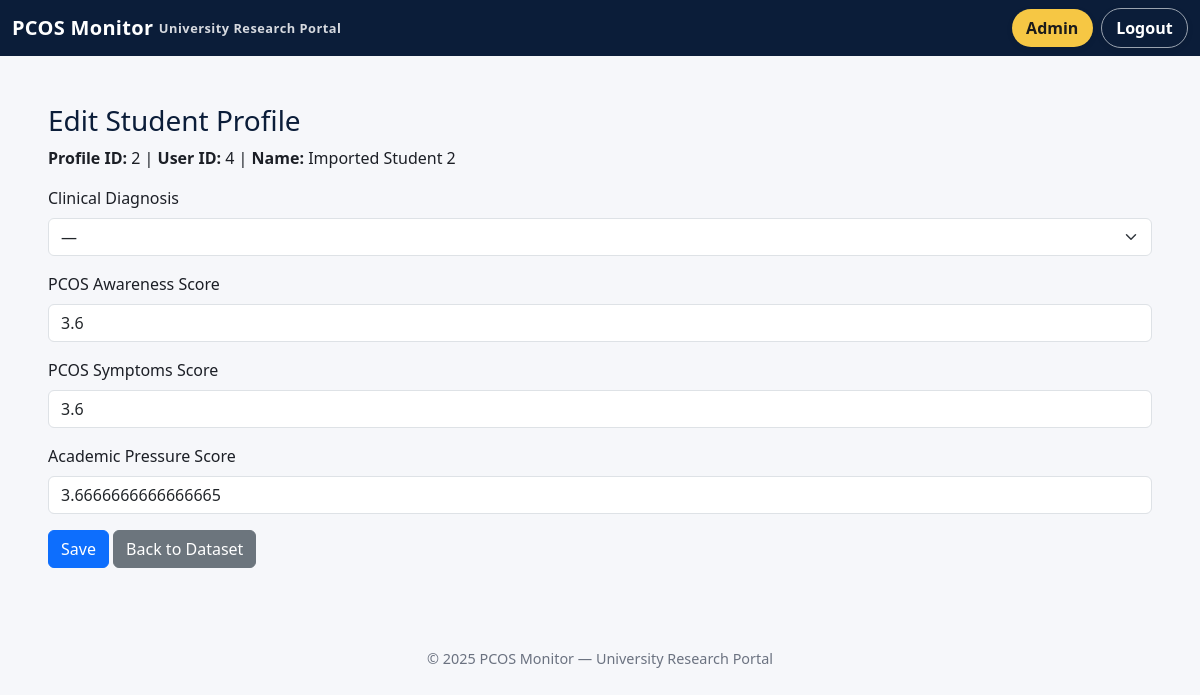
Screenshot of /admin/profile/2/edit (signed in) with the database file from the repository.
### app/models.py (models this page shows)
class StudentProfile(db.Model):
    __tablename__ = "student_profiles"
    id = db.Column(db.Integer, primary_key=True)
    user_id = db.Column(db.Integer, db.ForeignKey("users.id"), nullable=False)
    name = db.Column(db.String(120))
    age = db.Column(db.Integer)
    degree_program = db.Column(db.String(120))
    consent = db.Column(db.Boolean, default=False)
    user = db.relationship("User", back_populates="profile")
    academic_records = db.relationship("AcademicRecord", back_populates="profile", cascade="all, delete-orphan")
    survey_responses = db.relationship("SurveyResponse", back_populates="profile", cascade="all, delete-orphan")
    clinical_diagnosis = db.Column(db.String(50))
    pcos_awareness_score = db.Column(db.Float)
    pcos_symptoms_score = db.Column(db.Float)
    academic_pressure_score = db.Column(db.Float)
    awareness_1 = db.Column(db.Integer)  # Familiar with PCOS
    awareness_2 = db.Column(db.Integer)  # Know symptom: Irregular periods
    awareness_3 = db.Column(db.Integer)  # Know symptom: Acne
    awareness_4 = db.Column(db.Integer)  # Know symptom: Weight fluctuations
    awareness_5 = db.Column(db.Integer)  # Know symptom: Excessive hair growth
    awareness_6 = db.Column(db.Integer)  # PCOS affects physical & mental health
    awareness_7 = db.Column(db.Integer)  # Aware of treatments/management
    awareness_8 = db.Column(db.Integer)  # PCOS can affect academic performance
    academic_1 = db.Column(db.Integer)  # Feel academic pressure from workloads
    academic_2 = db.Column(db.Integer)  # Academic environment stress affects health
    academic_3 = db.Column(db.Integer)  # Academic performance influenced by health
    symptoms_1 = db.Column(db.Integer)  # Experience symptoms affecting academic work
    symptoms_2 = db.Column(db.Integer)  # Feel anxious about health affecting studies
    symptoms_3 = db.Column(db.Integer)  # Miss deadlines/classes due to health
    symptoms_4 = db.Column(db.Integer)  # Feel unsupported balancing health & academics
    symptoms_5 = db.Column(db.Integer)  # Fatigue/sleep affects concentration
    symptoms_6 = db.Column(db.Integer)  # Professors understanding when health affects performance
    fatigue_sleep_item = db.Column(db.Integer)  # Fatigue/irregular sleep patterns

### app/admin.py (the view)
@admin_bp.route("/profile/<int:profile_id>/edit", methods=["GET"])
@login_required
def edit_profile(profile_id):
    if not current_user.is_admin:
        return "Access denied", 403
    from .models import StudentProfile
    profile = StudentProfile.query.get_or_404(profile_id)
    return render_template("admin_edit_profile.html", profile=profile)

### app/main.py (called while the page is built)
def require_baseline():
    if request.endpoint in ["main.index", "main.profile_setup"]:
        return
    if current_user.is_authenticated and not current_user.is_admin:
        profile = current_user.profile
        if profile and profile.awareness_1 is None:
            return redirect(url_for("main.profile_setup"))

@main_bp.before_app_request
def before_request_func():
    return require_baseline()

### app/models.py (called while the page is built)
@login_manager.user_loader
def load_user(user_id):
    return User.query.get(int(user_id))

### app/templates/admin_edit_profile.html (shortened to what this page needs)
{% extends "base.html" %}
{% block content %}
<h3>Edit Student Profile</h3>
<p><strong>Profile ID:</strong> {{ profile.id }} | <strong>User ID:</strong> {{ profile.user_id }} | <strong>Name:</strong> {{ profile.name or "—" }}</p>
<form method="POST" action="{{ url_for('admin.update_profile', profile_id=profile.id) }}" class="mt-3">
  <div class="mb-3">
    <label class="form-label">Clinical Diagnosis</label>
    <select name="clinical_diagnosis" class="form-select">
      <option value="" {{ "" == (profile.clinical_diagnosis or "") and "selected" or "" }}>—</option>
    </select>
  </div>
  <div class="mb-3">
    <label class="form-label">PCOS Awareness Score</label>
    <input type="number" step="0.01" name="pcos_awareness_score" class="form-control"
           value="{{ profile.pcos_awareness_score if profile.pcos_awareness_score is not none }}">
  </div>
  <div class="mb-3">
    <label class="form-label">PCOS Symptoms Score</label>
    <input type="number" step="0.01" name="pcos_symptoms_score" class="form-control"
           value="{{ profile.pcos_symptoms_score if profile.pcos_symptoms_score is not none }}">
  </div>
  <div class="mb-3">
    <label class="form-label">Academic Pressure Score</label>
    <input type="number" step="0.01" name="academic_pressure_score" class="form-control"
           value="{{ profile.academic_pressure_score if profile.academic_pressure_score is not none }}">
  </div>
  <button class="btn btn-primary">Save</button>
  <a class="btn btn-secondary" href="{{ url_for('admin.view_data') }}">Back to Dataset</a>
</form>
{% endblock %}

### app/templates/base.html (style rules this page uses)
:root { --navy: #0B1D39; --navy-600: #11294F; --silver: #D6D9DF; --light-bg: #F6F7FA; --text: #1C1F26; --muted: #6B7280; --pill-blue: #0d6efd; --pill-green: #198754; --pill-yellow: #f6c744; }
body { background: var(--light-bg); color: var(--text); }
h1,h2,h3 { color: var(--navy); }

### rows the page displays
StudentProfile: id "2", user_id "4", name "Imported Student 2", pcos_awareness_score "3.6", pcos_symptoms_score "3.6", academic_pressure_score "3.6666666666666665"

### other values shown
{{ 2025 }} "2025"
